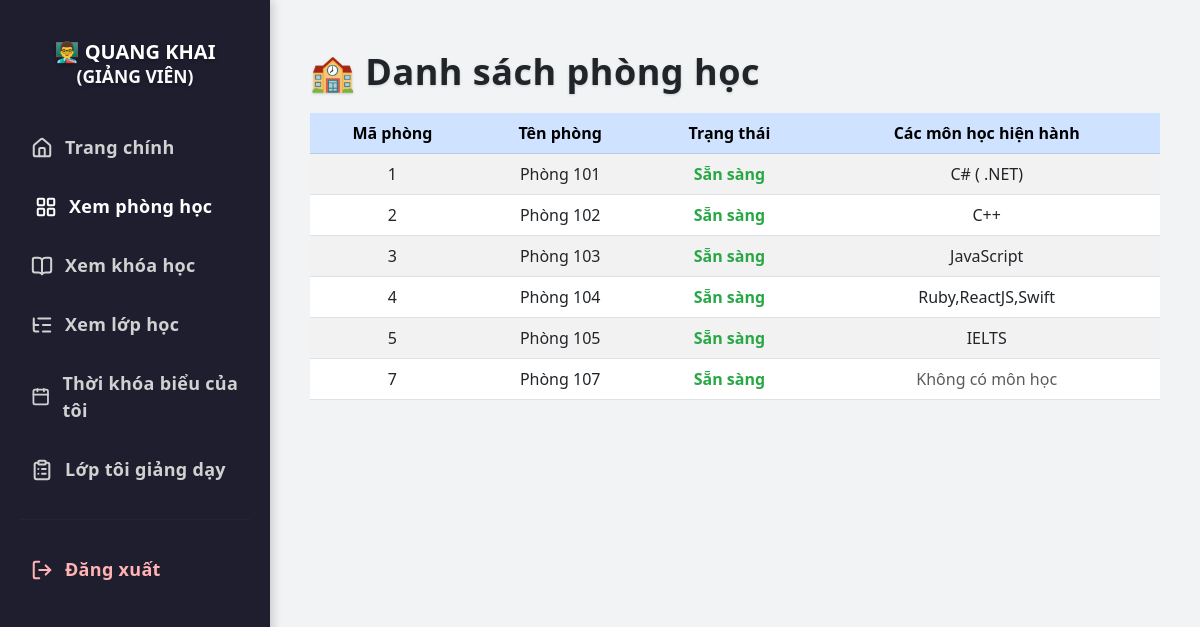
The page /view-rooms (signed in) on the database its author committed.
### tables this page shows
CREATE TABLE users (
            id INTEGER PRIMARY KEY AUTOINCREMENT,
            full_name TEXT NOT NULL,
            email TEXT NOT NULL UNIQUE,
            password TEXT NOT NULL,
            role TEXT NOT NULL CHECK (role IN ('student', 'teacher', 'admin')),
            dob DATE,                
            phone TEXT,             
            gender TEXT CHECK (gender IN ('male', 'female', 'other')), 
            cccd TEXT              
        , image TEXT);

CREATE TABLE rooms (
            id INTEGER PRIMARY KEY AUTOINCREMENT,
            name TEXT NOT NULL UNIQUE,
            status TEXT NOT NULL CHECK (status IN ('available', 'occupied', 'maintenance'))
        );

### app.py (the view)
@app.route('/view-rooms')
@login_required
def view_rooms():
    conn = sqlite3.connect('database.db')
    cursor = conn.cursor()
    query = """
        SELECT
            r.id,
            r.name,
            r.status,
            GROUP_CONCAT(DISTINCT co.name) AS course_name,
            GROUP_CONCAT(DISTINCT u.full_name) AS teacher_name
        FROM rooms r
        LEFT JOIN classes c ON r.id = c.room_id
        LEFT JOIN courses co ON c.course_id = co.id
        LEFT JOIN users u ON c.teacher_id = u.id
        GROUP BY r.id
    """
    rooms = cursor.execute(query).fetchall()
    conn.close()
    return render_template('view_rooms.html', rooms=rooms, user =current_user)

### app.py (called while the page is built)
@login_manager.user_loader
def load_user(user_id):
    conn = sqlite3.connect('database.db')
    cursor = conn.cursor()
    cursor.execute("SELECT id, full_name, email, role, image FROM users WHERE id = ?", (user_id,))
    row = cursor.fetchone()
    conn.close()
    if row:
        return User(*row)
    return None

### templates/view_rooms.html (shortened to what this page needs)
<!DOCTYPE html>
<html lang="vi">
<head>
  <link href="https://cdn.jsdelivr.net/npm/bootstrap@5.3.0/dist/css/bootstrap.min.css" rel="stylesheet">
</head>
<body>
<div class="sidebar">
  {% if user.role == 'admin' %}
    <h4>🎓 {{ user.full_name }}<br><small class="text-light">(ADMIN)</small></h4>
  {% elif user.role == 'teacher' %}
    <h4>👨‍🏫 {{ user.full_name }}<br><small class="text-light">(GIẢNG VIÊN)</small></h4>
  {% else %}
    <h4>👩‍🎓 {{ user.full_name }}<br><small class="text-light">(Sinh viên)</small></h4>
  {% endif %}
  <a href="/dashboard"><i data-lucide="home"></i>Trang chính</a>
  <a href="{{ url_for('view_rooms') }}" class="active"><i data-lucide="layout-grid"></i>Xem phòng học</a>
  <a href="{{ url_for('view_courses') }}"><i data-lucide="book-open"></i>Xem khóa học</a>
  <a href="{{ url_for('view_classes') }}"><i data-lucide="list-tree"></i>Xem lớp học</a>
  {% if user.role == 'teacher' %}
    <a href="{{ url_for('teacher_schedule') }}"><i data-lucide="calendar"></i>Thời khóa biểu của tôi</a>
    <a href="{{ url_for('teacher_my_class') }}"><i data-lucide="clipboard-list"></i>Lớp tôi giảng dạy</a>
  {% endif %}
  <hr>
  <a href="{{ url_for('logout') }}" class="logout-link"><i data-lucide="log-out"></i>Đăng xuất</a>
</div>
<div class="main-content">
  <h2>🏫 Danh sách phòng học</h2>
  <div class="table-responsive">
    <table class="table table-striped table-hover">
      <thead class="table-primary">
        <tr>
          <th>Mã phòng</th>
          <th>Tên phòng</th>
          <th>Trạng thái</th>
          <th>Các môn học hiện hành</th>
        </tr>
      </thead>
      <tbody>
        {% for room in rooms %}
        <tr>
          <td>{{ room[0] }}</td>
          <td>{{ room[1] }}</td>
          <td>
            {% if room[2] == 'available' %}
              <span class="status-available">Sẵn sàng</span>
            {% elif room[2] == 'occupied' %}
              <span class="status-occupied">Đang sử dụng</span>
            {% elif room[2] == 'maintenance' %}
              <span class="status-maintenance">Bảo trì</span>
            {% else %}
              {{ room[2] }}
            {% endif %}
          </td>
          <td>
            {% if room[3] %}
              {{ room[3] }}
            {% else %}
              <span class="text-muted">Không có môn học</span>
            {% endif %}
          </td>
        </tr>
        {% endfor %}
      </tbody>
    </table>
  </div>
</div>
</body>
</html>

### templates/view_rooms.html (style rules this page uses)
body { margin: 0; font-family: 'Segoe UI', sans-serif; background: #f1f3f5; }
.sidebar { width: 270px; min-height: 100vh; background: #1e1e2f; padding-top: 40px; position: fixed; left: 0; top: 0; box-shadow: 2px 0 10px rgba(0, 0, 0, 0.2); }
.sidebar h4 { color: #fff; text-align: center; margin-bottom: 30px; font-weight: 800; font-size: 20px; text-transform: uppercase; text-shadow: 0 2px 4px rgba(0, 0, 0, 0.3); }
.sidebar a { display: flex; align-items: center; padding: 16px 26px; color: #d1d1d1; font-size: 18px; font-weight: 700; text-decoration: none; border-left: 5px solid transparent; transition: all 0.35s ease; letter-spacing: 0.3px; position: relative; }
.sidebar a::before { content: ''; position: absolute; top: 0; left: 0; height: 100%; width: 0; background: linear-gradient(90deg, #4dabf7, #c084fc); transition: width 0.35s ease; z-index: 0; opacity: 0.15; }
.sidebar a:hover, .sidebar a.active { color: #fff; transform: translateX(4px); }
.sidebar a svg { width: 22px; height: 22px; margin-right: 12px; stroke-width: 2.2; transition: transform 0.3s ease; z-index: 1; }
.logout-link { color: #ffb3b3 !important; }
.main-content { margin-left: 270px; padding: 50px 40px; }
.main-content h2 { font-size: 36px; font-weight: 900; color: #212529; text-shadow: 0 1px 3px rgba(0, 0, 0, 0.15); margin-bottom: 20px; letter-spacing: 0.5px; }
hr { border-color: rgba(255, 255, 255, 0.1); margin: 20px 20px; }
.table th { font-weight: 600; text-align: center; }
.table td { text-align: center; vertical-align: middle; }
.status-available { color: #28a745; font-weight: 600; }

### rows shown on the page
users: full_name "QUANG KHAI"
rooms: id "1", name "Phòng 101", status "Sẵn sàng", room "C# ( .NET)"
rooms: id "2", name "Phòng 102", status "Sẵn sàng", room "C++"
rooms: id "3", name "Phòng 103", status "Sẵn sàng", room "JavaScript"
rooms: id "4", name "Phòng 104", status "Sẵn sàng", room "Ruby,ReactJS,Swift"
rooms: id "5", name "Phòng 105", status "Sẵn sàng", room "IELTS"
rooms: id "7", name "Phòng 107", status "Sẵn sàng", shows "Không có môn học"
